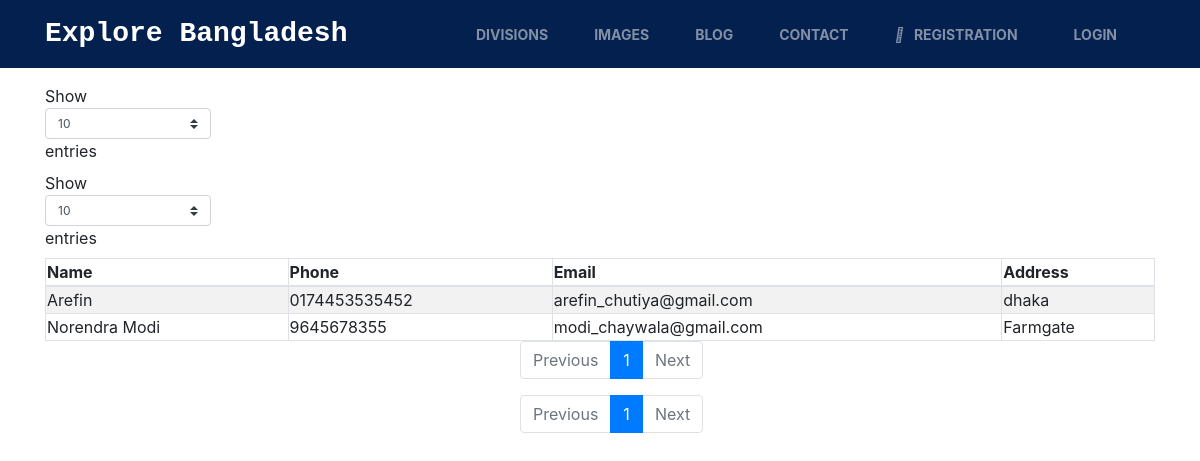
Screenshot of /tour_guide/ with the database file from the repository.
### tour_app/models.py (models this page shows, shortened)
class GuideDetails(models.Model):
    name = models.CharField(max_length=255)
    phone = models.CharField(max_length=25)
    image = models.ImageField(upload_to='upload/')
    email = models.EmailField(max_length=254, null=True, blank=True)
    address = models.CharField(max_length=500)
    date_of_birth = models.DateTimeField()

### tour_app/views.py (the view)
# urls.py: path('tour_guide/', views.tour_guide),
def tour_guide(request):
    tour_guide = GuideDetails.objects.all()
    context = {
        'tour_guide' : tour_guide
    }
    return render(request, 'tour_guide.html', context)

### templates/tour_guide.html (shortened to what this page needs)
{% extends 'base.html' %}
{% block content %}
    <div class="container mb-3 mt-3">
      <table class="table-striped table-bordered mydatatable" style="width:100%">
        <thead>
          <tr>
            <th>Name</th>
            <th>Phone</th>
            <th>Email</th>
            <th>Address</th>
          </tr>
        </thead>
        <tbody>
          {% for guide in tour_guide%}
          <tr>
            <td>{{guide.name}}</td>
            <td>{{guide.phone}}</td>
            <td>{{guide.email}}</td>
            <td>{{guide.address}}</td>
          </tr>
          {% endfor %}
        </tbody>
      </table>
    </div>
{% endblock %}

### rows the page displays
GuideDetails: name "Arefin", phone "0174453535452", email "arefin_chutiya@gmail.com", address "dhaka"
GuideDetails: name "Norendra Modi", phone "9645678355", email "modi_chaywala@gmail.com", address "Farmgate"
